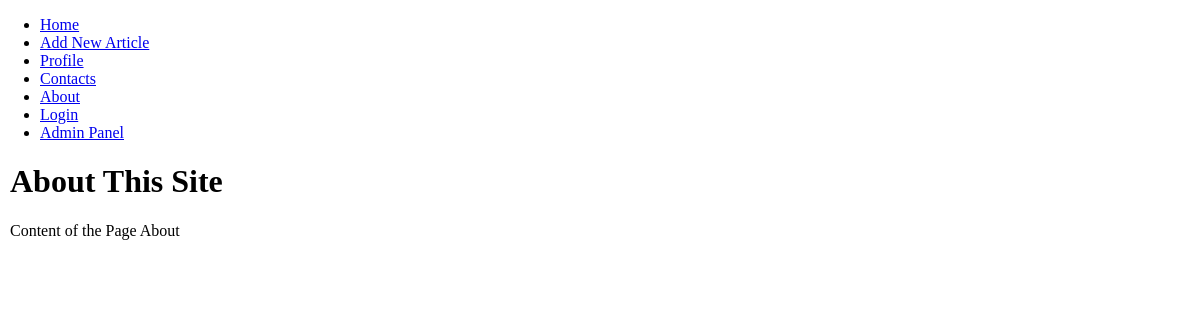
/about, run on the app's committed database.
### tables this page shows
CREATE TABLE site_menu(
	id integer PRIMARY KEY AUTOINCREMENT,
	title text NOT NULL,
	url text NOT NULL
);

### articles.py (the view)
@app.route('/about')
def about():
    return render_template('about.html', title='About This Site', site_menu=dbase.get_menu())

### FDataBase.py (called while the page is built)
    def get_menu(self):
        query = """SELECT * FROM site_menu"""
        try:
            self.__cur.execute(query)
            res = self.__cur.fetchall()
            if res:
                return res
        except:
            print('DataBase Reading Error')
        return []

### articles.py (called while the page is built)
def connect_db():
    conn = sqlite3.connect(app.config['DATABASE'])
    conn.row_factory = sqlite3.Row  # to return records as a dictionary
    return conn

def get_db():
    if not hasattr(g, 'site.db'):
        g.site_db = connect_db()
    return g.site_db

@app.before_request
def before_request():
    global dbase
    db = get_db()
    dbase = FDataBase(db)

### templates/about.html
{% extends 'base.html' %}
{% block content %}
{{ super() }}
<p>Content of the Page About</p>
{% endblock content %}

### templates/base.html (shortened to what this page needs)
<!DOCTYPE html>
<html>
<head>
<link type="text/css" href="{{ url_for('static', filename='css/styles.css') }}" rel="stylesheet">
</head>
<body>
{% block content -%}
	{%- block site_menu -%}
	<ul class='site_menu'>
		{% for menu_element in site_menu  %}
			<li><a href="{{ menu_element.url }}">{{ menu_element.title }}</a></li>
		{% endfor %}
	</ul>
	{% endblock site_menu -%}
<div class="content">
{% if title -%}
	<h1>{{ title }}</h1>
{% else -%}
	<h1>Travelling Articles</h1>
{% endif -%}
{% endblock content -%}
</div>
</body>
</html>

### admin_panel/static/css/styles.css (style rules this page uses)
html, body { width: 100%; height: 100%; margin: 0; padding: 0; }
.content { margin: 10px; }

### data on the page
site_menu: title "Home"
site_menu: title "Add New Article"
site_menu: title "Profile"
site_menu: title "Contacts"
site_menu: title "About"
site_menu: title "Login"
site_menu: title "Admin Panel"

### other printed values
{{ title }} "About This Site"
